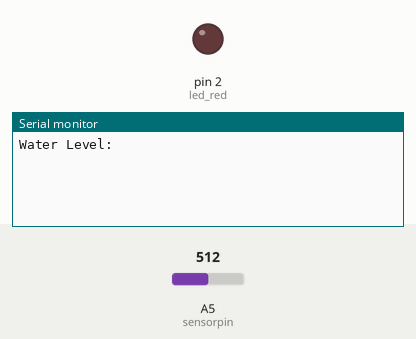
Recording of a sketch running on a simulated Arduino Uno, built with avr-gcc and run on an emulated ATmega328P. Shown: output pins drawn as LEDs (lit = HIGH), the last lines printed to the serial monitor. The inputs (shaded band) are chosen by the test bench; at power-on: A5 (sensorpin) = 512.

Above: at 0.01 s.
1.3 s: A5 (sensorpin) set to 337
At 2.4 s:
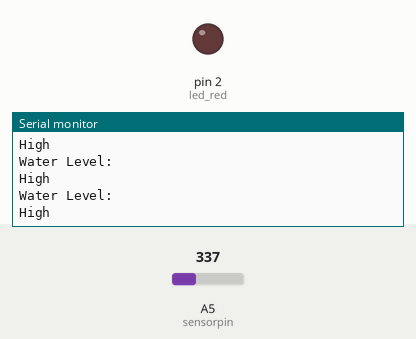
2.8 s: A5 (sensorpin) set to 322
At 3.9 s:
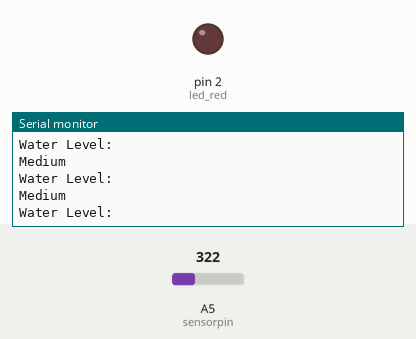

The sketch:

Water_Level_Sensor.ino
```cpp
int waterlevel = 0;
int sensorpin = A5;
int led_red = 2;

void setup() {
  Serial.begin(9600);

  pinMode(led_red, OUTPUT);
}

void loop() {

  waterlevel = analogRead(sensorpin);

  Serial.println("Water Level: ");

  if (waterlevel <= 100){
    Serial.println("Empty");
  }
  else if (waterlevel > 100 && waterlevel <= 300){
    Serial.println("Low");
  }
  else if (waterlevel > 300 && waterlevel <= 330){
    Serial.println("Medium");
  }
  else if (waterlevel > 330){
    Serial.println("High");
    digitalWrite(led_red, HIGH);
  }

  digitalWrite(led_red, LOW);

}
```

Measured:
- the behaviour switches between 331 and 330 on A5 (sensorpin) (found by bisection; images 1 and 2)
- after the input at 2.8 s, the serial monitor: prints a new line after 0.10 s (image 2)
